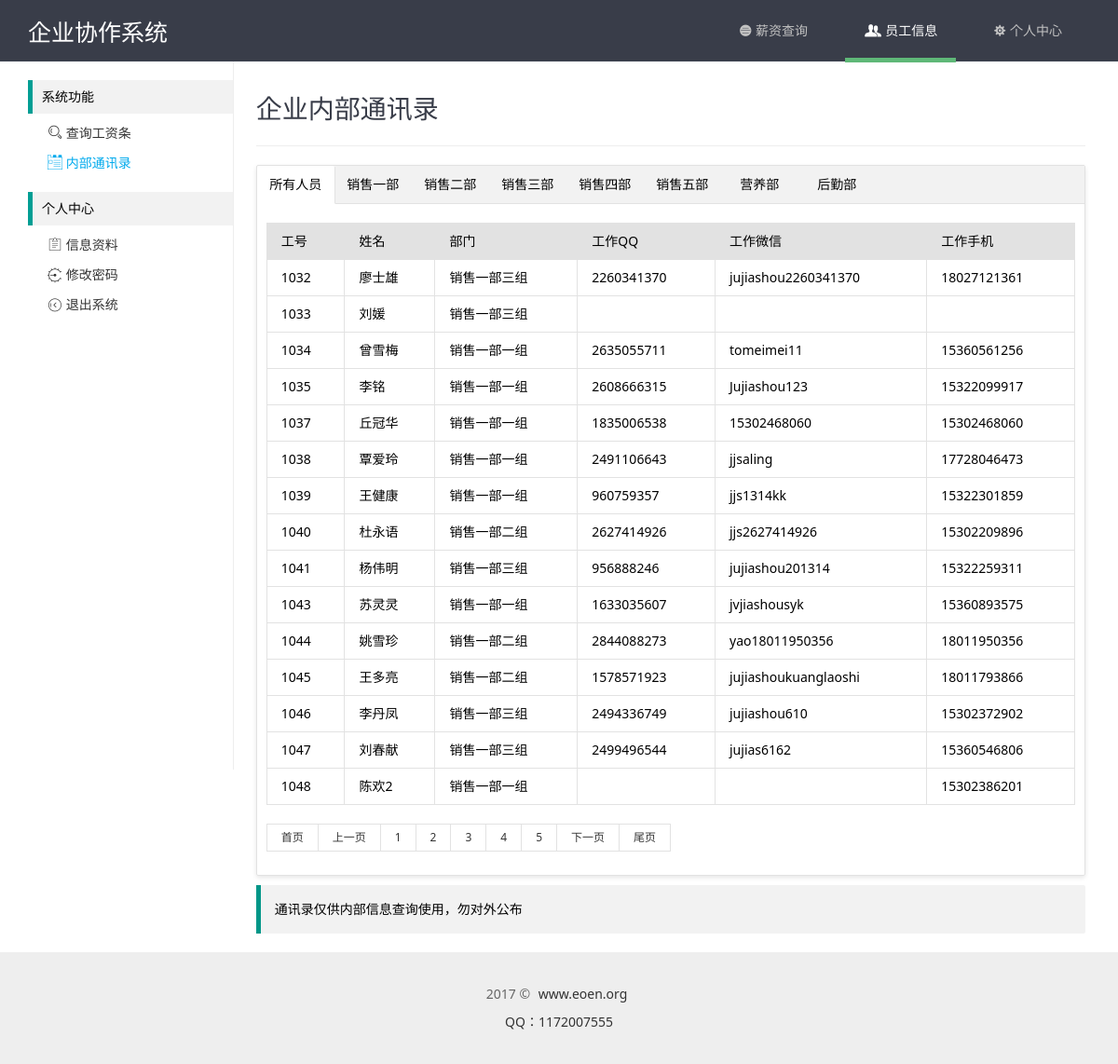
The page /users.php?page=3 (signed in) on the database its author committed.
### tables this page shows
CREATE TABLE `hk_depas` (
  `id` int(11) NOT NULL AUTO_INCREMENT,
  `pid` varchar(4) NOT NULL COMMENT '部门排序',
  `did` varchar(4) NOT NULL COMMENT '部门ID',
  `sid` varchar(4) NOT NULL COMMENT '上级部门',
  `name` varchar(64) NOT NULL COMMENT '部门名称',
  `state` int(11) NOT NULL COMMENT '部门状态',
  PRIMARY KEY (`id`)
);

CREATE TABLE `hk_users` (
  `id` int(11) NOT NULL AUTO_INCREMENT,
  `uid` int(4) NOT NULL COMMENT '工号',
  `name` varchar(32) NOT NULL COMMENT '姓名',
  `password` varchar(32) NOT NULL COMMENT '密码',
  `sex` varchar(10) NOT NULL COMMENT '性别',
  `depa` varchar(32) NOT NULL COMMENT '部门',
  `phone` varchar(11) NOT NULL COMMENT '手机',
  `wechat` varchar(32) NOT NULL COMMENT '微信',
  `qq` varchar(32) NOT NULL COMMENT 'QQ',
  `state` int(10) NOT NULL COMMENT '状态',
  PRIMARY KEY (`id`)
);

### xdmin/conn/config.php (called while the page is built, shortened)
<?php
class DB{
	function __construct($dh, $us, $up, $dbn){
		$this->dbHost = $dh;
		$this->userName = $us;
		$this->userPwd = $up;
		$this->dbName = $dbn;
	}
	function query($sql){
		return mysql_query($sql);
	}
	function getAll($sql){
		$row = $this->query($sql);
		while($re = mysql_fetch_assoc($row))
		{
			$arr[] = $re;
		}
		return @$arr;
	}
}
$db = new DB("localhost","root","QVnVRRnJZX4CJwcC","xiezuo");

### users.php (the view, shortened to what this page needs)
<?php
	include "xdmin/conn/config.php";
	include "xdmin/conn/page.php";
	$showrow = 15;
	$curpage = empty($_GET['page'])?1:$_GET['page'];
	$url = "?page={page}";
	$sql = "SELECT * FROM hk_users where state='1'";
	$query = mysql_query($sql);
	$total = mysql_num_rows($query);
	$list = "SELECT * FROM hk_users where state='1' ORDER BY uid limit ".($curpage-1)*$showrow.",{$showrow}";
	$data = $db->getAll($list);
	$depa = "SELECT * FROM hk_depas where sid='' ORDER BY did";
	$pata = $db->getAll($depa);
?>
<!DOCTYPE html PUBLIC "-//W3C//DTD XHTML 1.0 Transitional//EN" "http://www.w3.org/TR/xhtml1/DTD/xhtml1-transitional.dtd">
<html xmlns="http://www.w3.org/1999/xhtml">
<head>
	<link rel="stylesheet" type="text/css" href="common/layui/css/layui.css" media="all">
	<link rel="stylesheet" type="text/css" href="common/global.css" media="all">
	<link rel="stylesheet" type="text/css" href="common/home/css/style.css" media="all">
</head>
<body>
	<?php include "include/sider.php";?>
	<div class="site-content">
		<h1 class="site-h1">企业内部通讯录</h1>
		<div class="layui-tab layui-tab-card">
		  <ul class="layui-tab-title">
			<li class="layui-this">所有人员</li>
			<?php
			foreach($pata as $key=>$val){
				echo'<li>'.$val['name'].'</li>';
			}
			?>
		  </ul>
		  <div class="layui-tab-content">
			<div class="layui-tab-item layui-show">
				<table class="layui-table">
					<thead>
						<tr>
							<th>工号</th>
							<th>姓名</th>
							<th>部门</th>
							<th>工作QQ</th>
							<th>工作微信</th>
							<th>工作手机</th>
						</tr>
					</thead>
					<tbody>
						<?php
						foreach($data as $key=>$val){
							echo'<tr>
								<td>'.$val['uid'].'</td>
								<td>'.$val['name'].'</td>
								<td>';
								$depaid = $val['depa'];
								$depanm = mysql_query("SELECT * FROM hk_depas WHERE did='{$depaid}'");
								if(mysql_num_rows($depanm)){
									while($row = mysql_fetch_array($depanm)) {
										echo $row['name'];
									}
								}echo'
								</td>
								<td>'.$val['qq'].'</td>
								<td>'.$val['wechat'].'</td>
								<td>'.$val['phone'].'</td>
								</tr>';
						}
						?>
					</tbody>
				</table>
				<div id="page" class="page">
					<div class="layui-box layui-laypage layui-laypage-default" id="layui-laypage-0">
						<?php
							if($total>$showrow){
							 $page = new page($total,$showrow,$curpage,$url,2);
							 echo $page->myde_write();
							}
						 ?>
					</div>
				</div>
			</div>
		  </div>
		</div>
		<div class="layui-elem-quote">
			<p>通讯录仅供内部信息查询使用，勿对外公布</p>
		</div>
	</div>
	<?php include "include/footer.php";?>

### common/layui/css/layui.css (style rules this page uses)
blockquote,body,button,dd,div,dl,dt,form,h1,h2,h3,h4,h5,h6,input,li,ol,p,pre,td,textarea,th,ul { margin:0;padding:0;-webkit-tap-highlight-color:rgba(0,0,0,0) }
li { list-style:none }
table { border-collapse:collapse;border-spacing:0 }
h1,h2,h3 { font-size:14px;font-weight:400 }
body { line-height:24px;font:14px Helvetica Neue,Helvetica,PingFang SC,\5FAE\8F6F\96C5\9ED1,Tahoma,Arial,sans-serif }
.layui-box,.layui-box * { -webkit-box-sizing:content-box!important;-moz-box-sizing:content-box!important;box-sizing:content-box!important }
.layui-show { display:block!important }
.layui-elem-quote { margin-bottom:10px;padding:15px;line-height:22px;border-left:5px solid #009688;border-radius:0 2px 2px 0;background-color:#f2f2f2 }
.layui-table { width:100%;margin:10px 0;background-color:#fff }
.layui-table tr { transition:all .3s;-webkit-transition:all .3s }
.layui-table thead tr { background-color:#f2f2f2 }
.layui-table th { text-align:left }
.layui-table td,.layui-table th { padding:9px 15px;min-height:20px;line-height:20px;border:1px solid #e2e2e2;font-size:14px }
.layui-laypage { display:inline-block;*display:inline;*zoom:1;vertical-align:middle;margin:10px 0;font-size:0 }
.layui-nav .layui-nav-item,.layui-tab-title li { display:inline-block;*zoom:1;vertical-align:middle }
.layui-tab { margin:10px 0;overflow:hidden;text-align:left!important }
.layui-fixbar li,.layui-tab-bar,.layui-tab-title li,.layui-util-face ul li { cursor:pointer;text-align:center }
.layui-tab-title { position:relative;left:0;height:40px;white-space:nowrap;font-size:0;border-bottom:1px solid #e2e2e2;transition:all .2s;-webkit-transition:all .2s }
.layui-tab-title li { *display:inline;font-size:14px;transition:all .3s;-webkit-transition:all .3s;position:relative;line-height:40px;min-width:65px;padding:0 10px;border-left: 1px solid rgba(26, 160, 148, 0.3); }
.layui-tab-title .layui-this { color:#000 }
.layui-tab-title .layui-this:after { position:absolute;left:0;top:0;content:'';width:100%;height:41px;border:1px solid #e2e2e2;border-bottom-color:#fff;border-radius:2px 2px 0 0;-webkit-box-sizing:border-box!important;-moz-box-sizing:border-box!important;box-sizing:border-box!important;pointer-events:none }
.layui-tab-item,.layui-util-face .layui-layer-TipsG { display:none }
.layui-tab-content { padding:10px }
.layui-tab-card { border:1px solid #e2e2e2;border-radius:2px;box-shadow:0 2px 5px 0 rgba(0,0,0,.1) }
.layui-tab-card>.layui-tab-title { background-color:#f2f2f2 }
.layui-tab-card>.layui-tab-title li { margin-right:-1px;margin-left:-1px }
.layui-tab-card>.layui-tab-title .layui-this { background-color:#fff }
.layui-tab-card>.layui-tab-title .layui-this:after { border-top:none;border-width:1px;border-bottom-color:#fff }

### common/global.css (style rules this page uses)
body,div,dl,dt,dd,ul,ol,li,h1,h2,h3,h4,h5,h6,pre,code,form,fieldset,legend,input,button,textarea,select,p,blockquote,th,td,span,a { margin:0;padding:0; }
body { font-size:14px;font-family: "微软雅黑","Microsoft YaHei","Microsoft YaHei UI", "Segoe UI", Arial, Verdana, Sans-Serif, sans-serif; }
address, caption, cite, code, dfn, em, strong, th, var { font-style:normal; font-weight:normal; }
ol,ul,li { list-style:none; }
address,button,caption,cite,code,dfn,em,input,optgroup,option,select,strong,textarea,th,var { font:inherit; }
table { border-collapse: collapse;border-spacing: 0; }
thead tr th { background-color: #e2e2e2; }
caption,th { text-align:left; }
h1,h2,h3,h4,h5,h6,a,p,span { font-family: "微软雅黑","Microsoft YaHei","Microsoft YaHei UI","Hiragino Sans GB W3","Segoe UI", Arial, Verdana, Sans-Serif, sans-serif; }

### common/home/css/style.css (style rules this page uses)
.site-tree, .site-content { display: inline-block; vertical-align: top; font-size: 14px; }
.site-content { width: 890px; padding: 20px 0 10px 20px; }
.site-h1 { margin-bottom: 20px; line-height: 60px; padding-bottom: 10px; color: #393D49; border-bottom: 1px solid #eee; font-size: 28px; font-weight: 300; }
.layui-tab-title li { border-left: none; }

### rows shown on the page
hk_depas: name "销售一部"
hk_depas: name "销售二部"
hk_depas: name "销售三部"
hk_depas: name "销售四部"
hk_depas: name "销售五部"
hk_depas: name "营养部"
hk_depas: name "后勤部"
hk_users: uid "1032", name "廖士雄", qq "2260341370", wechat "jujiashou2260341370", phone "18027121361"
hk_depas: name "销售一部三组"
hk_users: uid "1033", name "刘媛"
hk_users: uid "1034", name "曾雪梅", qq "2635055711", wechat "tomeimei11", phone "15360561256"
hk_depas: name "销售一部一组"
hk_users: uid "1035", name "李铭", qq "2608666315", wechat "Jujiashou123", phone "15322099917"
hk_users: uid "1037", name "丘冠华", qq "1835006538", wechat "15302468060", phone "15302468060"
hk_users: uid "1038", name "覃爱玲", qq "2491106643", wechat "jjsaling", phone "17728046473"
hk_users: uid "1039", name "王健康", qq "960759357", wechat "jjs1314kk", phone "15322301859"
hk_users: uid "1040", name "杜永语", qq "2627414926", wechat "jjs2627414926", phone "15302209896"
hk_depas: name "销售一部二组"
hk_users: uid "1041", name "杨伟明", qq "956888246", wechat "jujiashou201314", phone "15322259311"
hk_users: uid "1043", name "苏灵灵", qq "1633035607", wechat "jvjiashousyk", phone "15360893575"
hk_users: uid "1044", name "姚雪珍", qq "2844088273", wechat "yao18011950356", phone "18011950356"
hk_users: uid "1045", name "王多亮", qq "1578571923", wechat "jujiashoukuanglaoshi", phone "18011793866"
hk_users: uid "1046", name "李丹凤", qq "2494336749", wechat "jujiashou610", phone "15302372902"
hk_users: uid "1047", name "刘春献", qq "2499496544", wechat "jujias6162", phone "15360546806"
hk_users: uid "1048", name "陈欢2", phone "15302386201"
